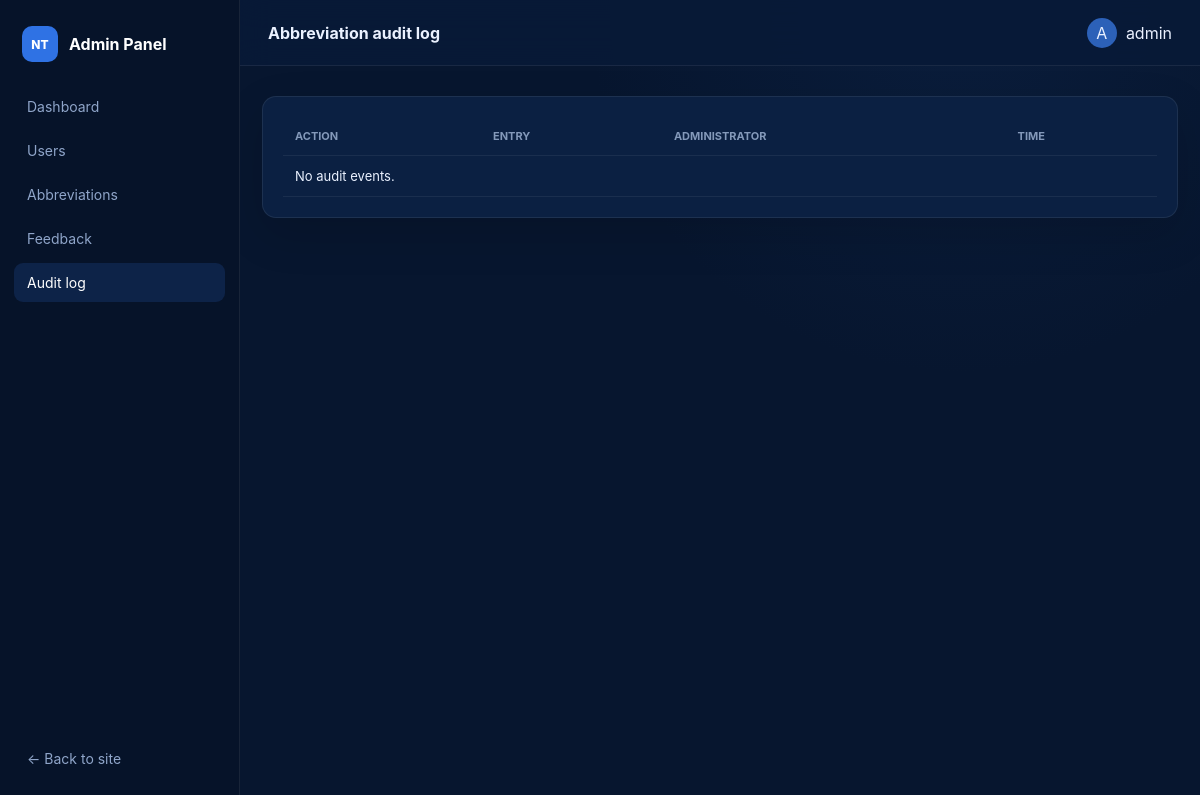
/panel/audit-log/ (signed in), run on an earlier commit of the app's database.
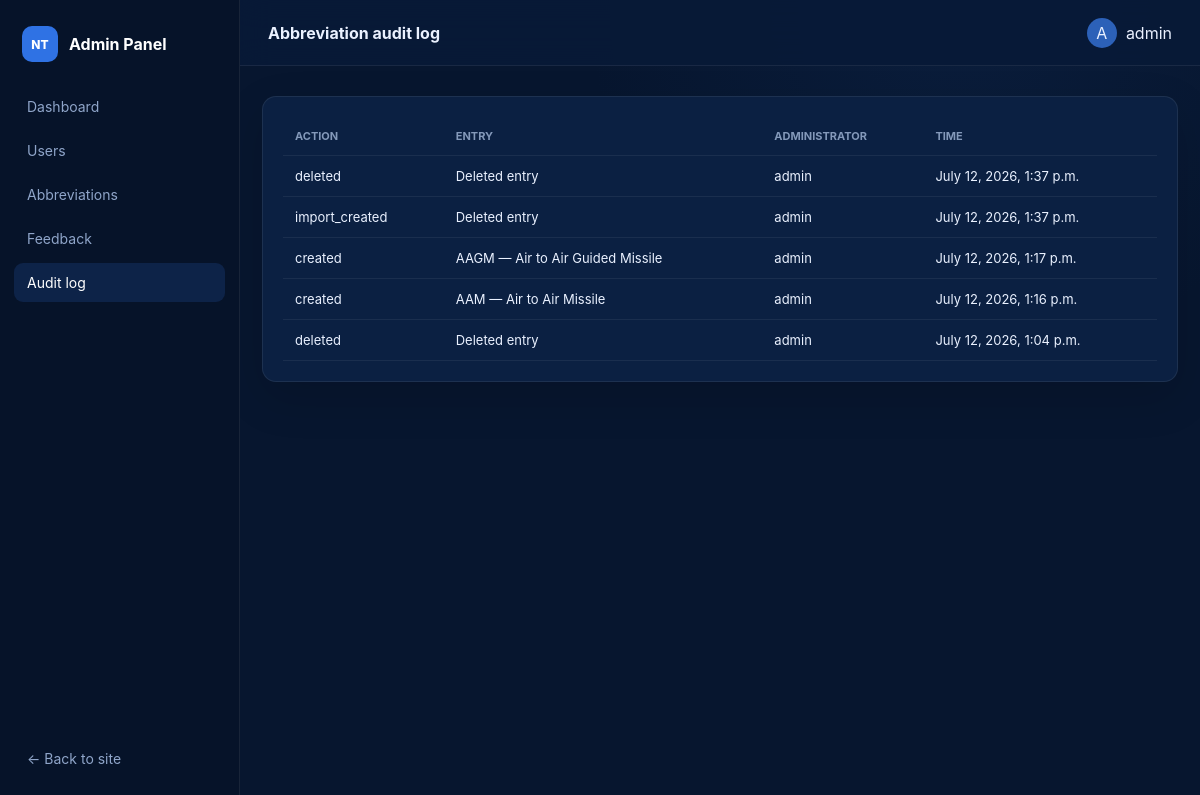
And on a later commit of the database.
### abbreviation_tool/models.py (models this page shows, shortened)
class AbbreviationAuditLog(models.Model):
    abbreviation_entry = models.ForeignKey(AbbreviationEntry, blank=True, null=True, on_delete=models.SET_NULL, related_name="audit_logs")
    action = models.CharField(max_length=50)
    previous_value = models.JSONField(blank=True, null=True)
    new_value = models.JSONField(blank=True, null=True)
    user = models.ForeignKey(settings.AUTH_USER_MODEL, blank=True, null=True, on_delete=models.SET_NULL)
    timestamp = models.DateTimeField(auto_now_add=True)
    class Meta:
        ordering = ("-timestamp",)

class AbbreviationEntry(models.Model):
    class Status(models.TextChoices):
        ACTIVE = "active", "Active"
        INACTIVE = "inactive", "Inactive"
        DRAFT = "draft", "Draft"
    abbreviation = models.CharField(max_length=100, db_index=True)
    full_form = models.CharField(max_length=500, db_index=True)
    normalized_abbreviation = models.CharField(max_length=100, db_index=True, editable=False)
    normalized_full_form = models.CharField(max_length=500, db_index=True, editable=False)
    category = models.ForeignKey(AbbreviationCategory, blank=True, null=True, on_delete=models.SET_NULL, related_name="entries")
    profiles = models.ManyToManyField(AbbreviationProfile, blank=True, related_name="entries")
    service = models.CharField(max_length=50, blank=True)
    context = models.TextField(blank=True)
    case_sensitive = models.BooleanField(default=False)
    is_ambiguous = models.BooleanField(default=False)
    is_preferred = models.BooleanField(default=False)
    priority = models.IntegerField(default=0)
    status = models.CharField(max_length=10, choices=Status.choices, default=Status.ACTIVE)
    source_name = models.CharField(max_length=150, blank=True)
    source_section = models.CharField(max_length=150, blank=True)
    source_page = models.PositiveIntegerField(blank=True, null=True)
    notes = models.TextField(blank=True)
    created_by = models.ForeignKey(settings.AUTH_USER_MODEL, blank=True, null=True, on_delete=models.SET_NULL, related_name="created_abbreviation_entries")
    updated_by = models.ForeignKey(settings.AUTH_USER_MODEL, blank=True, null=True, on_delete=models.SET_NULL, related_name="updated_abbreviation_entries")
    created_at = models.DateTimeField(auto_now_add=True)
    updated_at = models.DateTimeField(auto_now=True)
    class Meta:
        ordering = ("abbreviation", "-is_preferred", "-priority", "full_form")
        constraints = [models.UniqueConstraint(fields=("normalized_abbreviation", "normalized_full_form"), name="unique_normalized_abbreviation_pair")]
        permissions = [
            ("access_abbreviation_tool", "Can access SD Checker"),
            ("process_document", "Can process DOCX documents"),
            ("search_dictionary", "Can search abbreviation dictionary"),
            ("manage_dictionary", "Can manage abbreviation dictionary"),
            ("import_dictionary", "Can import abbreviation dictionary"),
            ("export_dictionary", "Can export abbreviation dictionary"),
            ("manage_profiles", "Can manage abbreviation profiles"),
            ("view_audit_log", "Can view abbreviation audit log"),
        ]
    def __str__(self):
        return f"{self.abbreviation} — {self.full_form}"

### accounts/views.py (the view)
# urls.py: path("audit-log/", views.audit_log, name="audit_log"),
@admin_required
def audit_log(request):
    logs = AbbreviationAuditLog.objects.select_related("user", "abbreviation_entry").order_by("-timestamp")[:500]
    return render(request, "admin_panel/audit_log.html", {"logs": logs})

### accounts/utils.py (called while the page is built)
def user_role(user):
    if not getattr(user, "is_authenticated", False):
        return None
    if user.is_superuser or user.is_staff:
        return UserProfile.Role.ADMIN
    try:
        return user.profile.role
    except UserProfile.DoesNotExist:
        profile, _ = UserProfile.objects.get_or_create(user=user, defaults={"role": UserProfile.Role.USER})
        return profile.role

def is_admin_user(user):
    return user_role(user) == UserProfile.Role.ADMIN

### home_ai/context_processors.py (called while the page is built)
def feature_flags(request):
    from accounts.utils import is_admin_user
    return {"docx_abbreviation_tool_enabled": settings.DOCX_ABBREVIATION_TOOL_ENABLED, "is_admin_user": is_admin_user(request.user)}

### templates/admin_panel/audit_log.html
{% extends 'admin_panel/base_admin.html' %}{% block title %}Audit log{% endblock %}{% block page_title %}Abbreviation audit log{% endblock %}{% block content %}<section class="panel-card"><div class="table-wrap"><table><thead><tr><th>Action</th><th>Entry</th><th>Administrator</th><th>Time</th></tr></thead><tbody>{% for log in logs %}<tr><td>{{ log.action }}</td><td>{{ log.abbreviation_entry|default:'Deleted entry' }}</td><td>{{ log.user|default:'System' }}</td><td>{{ log.timestamp }}</td></tr>{% empty %}<tr><td colspan="4">No audit events.</td></tr>{% endfor %}</tbody></table></div></section>{% endblock %}

### templates/admin_panel/base_admin.html (shortened to what this page needs)
{% load static %}<!doctype html>
<html lang="en"><head><link rel="stylesheet" href="{% static 'css/admin_panel.css' %}"></head>
<body class="admin-shell">
<aside class="admin-sidebar" id="admin-sidebar">
  <a class="admin-brand" href="{% url 'admin_panel:dashboard' %}"><span>NT</span><strong>Admin Panel</strong></a>
  <nav aria-label="Admin navigation">
    <a href="{% url 'admin_panel:dashboard' %}"{% if request.resolver_match.url_name == 'dashboard' or request.resolver_match.url_name == 'dashboard_alias' %} class="active"{% endif %}>Dashboard</a>
    <a href="{% url 'admin_panel:user_list' %}"{% if 'user_' in request.resolver_match.url_name %} class="active"{% endif %}>Users</a>
    <a href="{% url 'abbreviation_tool:manage_dictionary' %}">Abbreviations</a>
    <a href="{% url 'admin_panel:feedback_list' %}"{% if request.resolver_match.url_name == 'feedback_list' %} class="active"{% endif %}>Feedback</a>
    <a href="{% url 'admin_panel:audit_log' %}"{% if request.resolver_match.url_name == 'audit_log' %} class="active"{% endif %}>Audit log</a>
  </nav>
  <a class="back-site" href="{% url 'home' %}">← Back to site</a>
</aside>
<div class="admin-page">
  <header class="admin-topbar"><span class="topbar-title">{% block page_title %}{% endblock %}</span><details class="admin-account"><summary><span>{{ request.user.username|first|upper }}</span>{{ request.user.username }}</summary></details></header>
  <main class="admin-content">{% for message in messages %}<div class="panel-message {{ message.tags }}">{{ message }}</div>{% endfor %}{% block content %}{% endblock %}</main>
</div>
</body></html>

### static/css/admin_panel.css (style rules this page uses)
:root { font-family:Inter,"DM Sans",system-ui,sans-serif;color:#eaf1ff;background:#06152f }
* { box-sizing:border-box }
body { margin:0 }
.admin-shell { min-height:100vh;background:radial-gradient(circle at 80% 0,#183b7133,transparent 30%),#07162f }
.admin-sidebar { position:fixed;z-index:20;inset:0 auto 0 0;width:240px;display:flex;flex-direction:column;padding:22px 14px;border-right:1px solid #ffffff12;background:#061329 }
.admin-brand { display:flex;align-items:center;gap:11px;padding:4px 8px 25px;color:#fff;text-decoration:none }
.admin-brand span { display:grid;place-items:center;width:36px;height:36px;border-radius:10px;background:#2f72e4;font-size:12px;font-weight:800 }
.admin-sidebar nav { display:grid;gap:5px }
.admin-sidebar nav a,.back-site { padding:11px 13px;border-radius:9px;color:#8fa5c9;text-decoration:none;font-size:14px }
.admin-sidebar nav a:hover,.admin-sidebar nav a.active { color:#fff;background:#3474df2b }
.back-site { margin-top:auto }
.admin-page { min-height:100vh;margin-left:240px }
.admin-topbar { position:sticky;z-index:10;top:0;height:66px;display:flex;align-items:center;padding:0 28px;border-bottom:1px solid #ffffff12;background:#081a37e8;backdrop-filter:blur(15px) }
.topbar-title { font-weight:700 }
.admin-account { position:relative;margin-left:auto }
.admin-account summary { display:flex;align-items:center;gap:9px;cursor:pointer;list-style:none }
.admin-account summary span { display:grid;place-items:center;width:30px;height:30px;border-radius:50%;background:#2c61b8 }
.admin-content { width:min(1320px,calc(100% - 44px));margin:auto;padding:30px 0 70px }
.stat-grid article,.panel-card { border:1px solid #ffffff13;border-radius:14px;background:#0b2042;box-shadow:0 16px 45px #0002 }
.panel-card { padding:20px;overflow:hidden }
.table-wrap { overflow:auto }
table { width:100%;border-collapse:collapse }
th,td { padding:12px;border-bottom:1px solid #ffffff10;text-align:left;font-size:13px }
th { color:#8499ba;font-size:11px;text-transform:uppercase }

What changed in the data, as far as the page shows it:
added AbbreviationAuditLog: action "deleted", abbreviation_entry "Deleted entry", user "admin", timestamp "July 12, 2026, 1:37 p.m."
added AbbreviationAuditLog: action "import_created", abbreviation_entry "Deleted entry", user "admin", timestamp "July 12, 2026, 1:37 p.m."
added AbbreviationAuditLog: action "created", abbreviation_entry "AAGM — Air to Air Guided Missile", user "admin", timestamp "July 12, 2026, 1:17 p.m."
added AbbreviationAuditLog: action "created", abbreviation_entry "AAM — Air to Air Missile", user "admin", timestamp "July 12, 2026, 1:16 p.m."
added AbbreviationAuditLog: action "deleted", abbreviation_entry "Deleted entry", user "admin", timestamp "July 12, 2026, 1:04 p.m."
Also different on the page:
text no longer shown: "No audit events."
